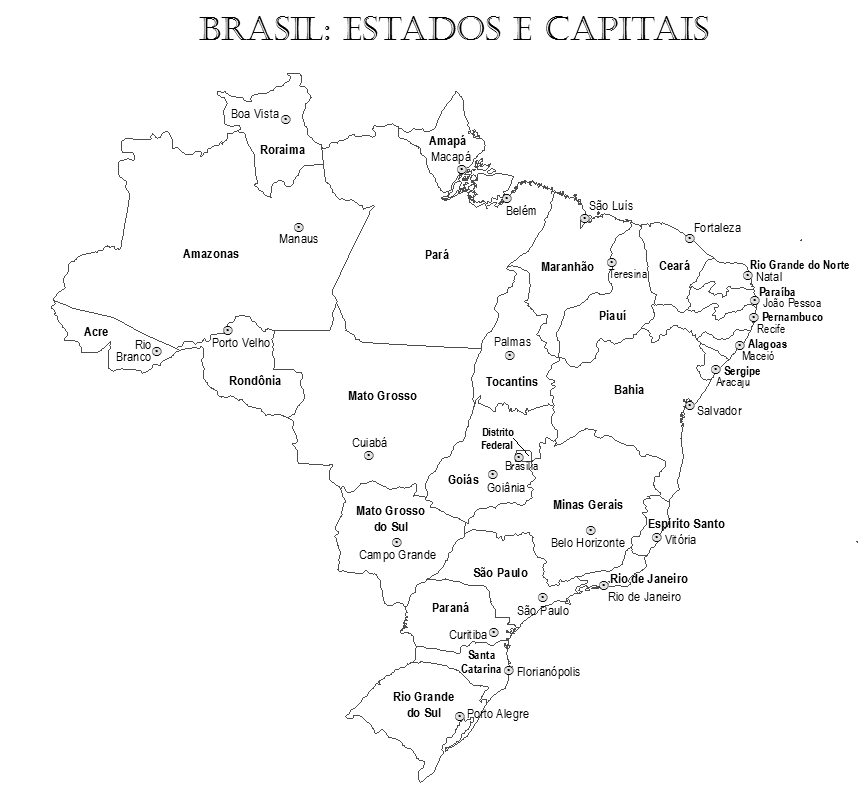
#> input picture mapa.png, 861 x 795 px
$ python busca_profundidade.py
#> lines starting #> are read from the running program, lines starting #| are printed output that depends on the picture
# fonte das distâncias
# https://www.distanciaentreascidades.com.br/
# acesso em 07/10/2022
# Exitem estados que não possuem ligação por estrada diretamente.

import matplotlib.pyplot as plt
import networkx as nx
from networkx import Graph

def plotagem(G,colors):
    img = plt.imread(r"mapa.png")
    fixed_positions={
        "AP":(461,168),
        "AC":(156,350),
        "AM":(300,226),
        "RR":(285,115),
        "RO":(226,327),
        "PA":(508,190),
        "MT":(370,454),
        "MS":(397,540),
        "PR":(495,632),
        "SC":(509,669),
        "RS":(460,715),
        "SP":(543,597),
        "MG":(590,529),
        "ES":(658,536),
        "BA":(689,404),
        "SE":(717,368),
        "AL":(741,343),
        "PB":(755,300),
        "PE":(755,317),
        "RN":(748,274),
        "CE":(690,237),
        "PI":(613,259),
        "MA":(584,214),
        "TO":(509,352),
        "GO":(494,473),
        "DF":(519,445),
        "RJ":(603,584)
    }
    fixed_nodes = fixed_positions.keys()
    pos = nx.spring_layout(G, pos = fixed_positions, fixed = fixed_nodes)  # Seed for reproducible layout
    labels = nx.get_edge_attributes(G,'weight')
    nx.draw_networkx_edge_labels(G, pos, edge_labels = labels,verticalalignment= 'baseline', alpha = 0.4)
    nx.draw(G, pos, node_size = 20, with_labels = False, edge_color = colors)
    plt.imshow(img)
    plt.show()

def montar_grafo(arestas):
    G.add_weighted_edges_from(arestas)
    nx.set_edge_attributes(G,color,'color')
    for edge in G.edges:
        G.edges[edge]['color'] = 'black'


def cores(G,edges):
    colors = [G[u][v]['color'] for u,v in edges]
    return colors

def cores_dijkstra(G,resultado_dijkstra):
    for i in range(len(resultado_dijkstra)-1):
        G.edges[resultado_dijkstra[i],resultado_dijkstra[i+1]]['color'] = 'red'
    return G


class PrintGraph(Graph):
    """
    Example subclass of the Graph class.

    Prints activity log to file or standard output.
    """
estado_inicial = "RS"
estado_final = "CE"
dijkstra = False

arestas=[   ('DF','GO',209),
            ('RR','AM',748),
            ('AM','AC',1399),
            ('AM','PA',3051),
            ('AM','RO',891),
            ('PA','AP',1905),
            ('PA','MA',801),
            ('PA','TO',1195),
            ('PA','MT',2374),
            ('RO','MT',1448),
            ('TO','MA',1247),
            ('TO','BA',1450),
            ('TO','GO',862),
            ('MT','GO',935),
            ('MT','MS',709),
            ('MS','GO',843),
            ('MS','PR',996),
            ('MS','SP',1018),
            ('SC','RS',456),
            ('SC','PR',303),
            ('PR','SP',405),
            ('SP','RJ',431),
            ('SP','MG',585),
            ('RJ','ES',517),
            ('ES','BA',1158),
            ('RJ','MG',436),
            ('GO','MG',889),
            ('MG','BA',1408),
            ('MG','ES',518),
            ('BA','SE',324),
            ('MA','PI',439),
            ('PI','CE',592),
            ('PI','PE',1131),
            ('CE','RN',515),
            ('PE','PB',118),
            ('PB','RN',181),
            ('PE','AL',258),
            ('AL','SE',269)
        ]
G = PrintGraph()
color=[]
montar_grafo(arestas)
DFS_list = nx.dfs_edges(G, source = estado_inicial )

print("DFS:")
for edge in DFS_list:
    print(edge)
if dijkstra:
    resultado_dijkstra = nx.dijkstra_path(G,estado_inicial,estado_final)
    print("DIJKSTRA:")
    print(resultado_dijkstra)
    G=cores_dijkstra(G,resultado_dijkstra)


edges=G.edges()
colors = cores(G,edges)
plotagem(G,colors)
#> in plotagem, img is the input picture: shape (795, 861, 3) float32; min 0, max 1, mean 0.976
#> in plotagem, `plt.show()`:
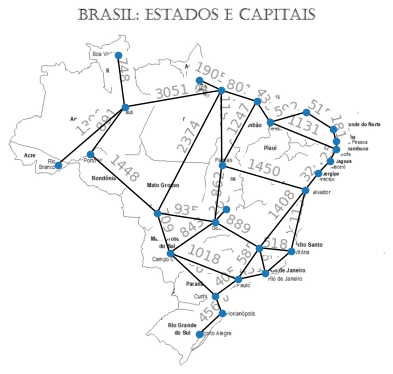
#> figure drawn by matplotlib, 1 panel
